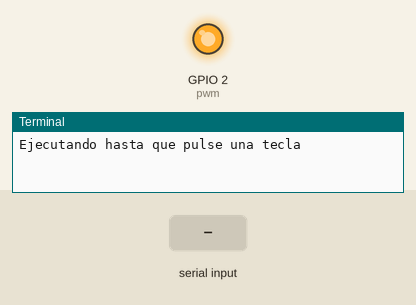
This program was run on a simulated Raspberry Pi (BCM pin numbers). On the bench: output pins drawn as LEDs (lit = HIGH), the last lines printed to the terminal. Inputs (shaded band) come from the test bench. At 1.3 s the program stops and its outputs stay as they are.

Above: at 1.2 s.
1.3 s: "1" typed at the terminal, then Enter
At 2.3 s:
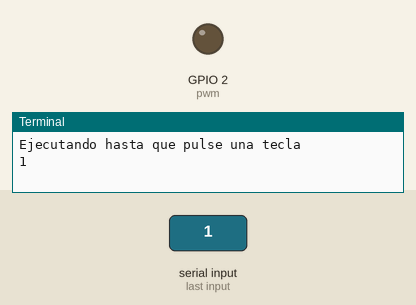
Timing chart, 0 to 2.8 s (numbered marks = the images above; inputs shaded):
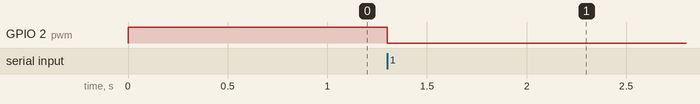

Measured:
- after the input at 1.3 s, GPIO 2 (pwm): HIGH → LOW at once

The program:

practica1.py
```python
import RPi.GPIO as GPIO
GPIO.setmode (GPIO.BCM)
GPIO.setup (2, GPIO.OUT)
pwm = GPIO.PWM(2, 100)
pwm.start (50)
pwm.ChangeDutyCycle(100)
pwm.ChangeFrequency(1000)
input("Ejecutando hasta que pulse una tecla")
pwm.stop()
GPIO.cleanup() 
```
